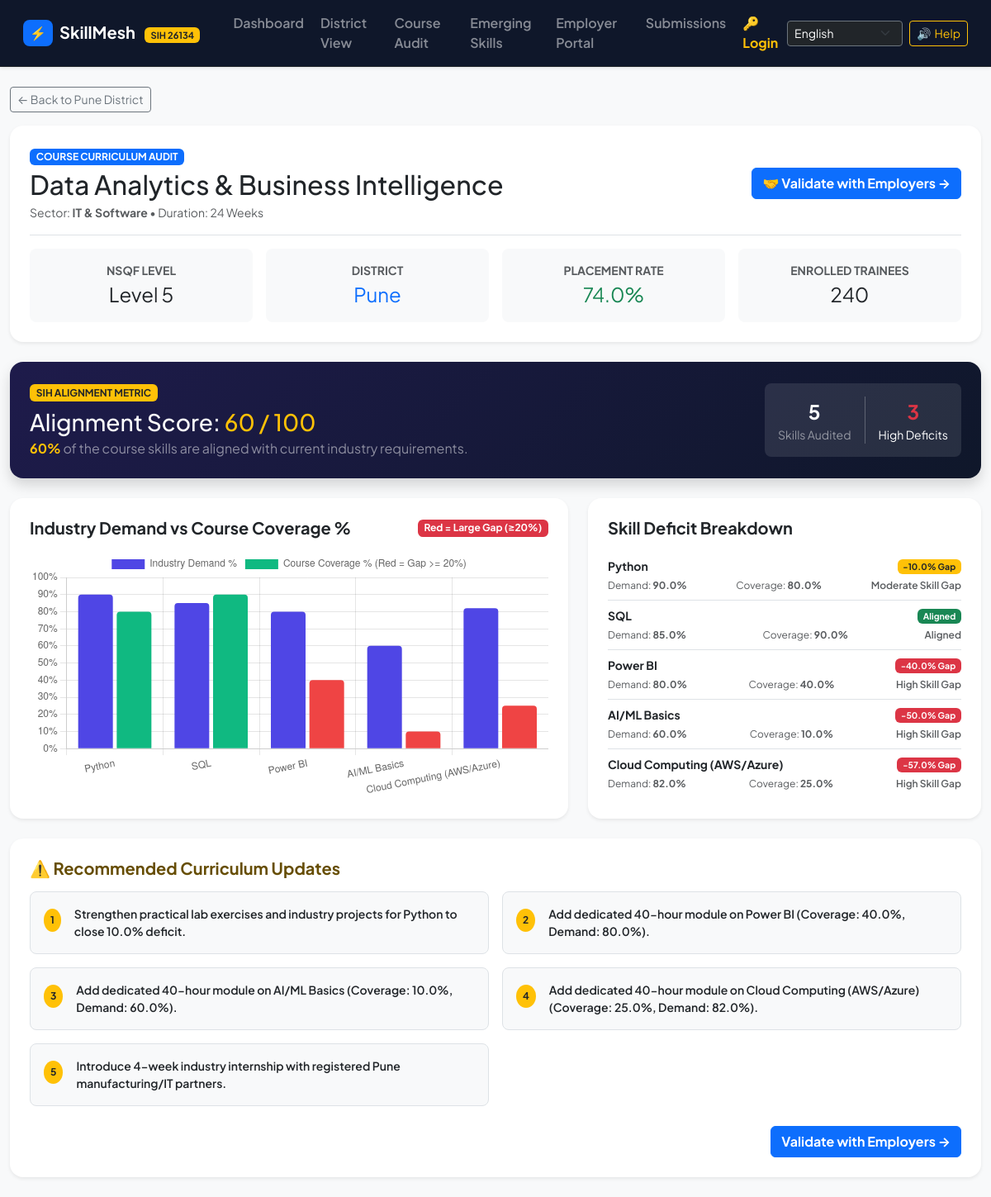
The page /course/1 on the database its author committed.
### tables this page shows
CREATE TABLE courses (
        id INTEGER PRIMARY KEY AUTOINCREMENT,
        course_name TEXT NOT NULL,
        nsqf_level INTEGER NOT NULL,
        district TEXT NOT NULL,
        sector TEXT NOT NULL,
        placement_rate REAL NOT NULL,
        duration_weeks INTEGER DEFAULT 24,
        enrolled_students INTEGER DEFAULT 150,
        demand_status TEXT DEFAULT 'Moderate Demand'
    );

CREATE TABLE course_skills (
        id INTEGER PRIMARY KEY AUTOINCREMENT,
        course_id INTEGER NOT NULL,
        skill_id INTEGER NOT NULL,
        coverage_percentage REAL NOT NULL,
        FOREIGN KEY(course_id) REFERENCES courses(id) ON DELETE CASCADE,
        FOREIGN KEY(skill_id) REFERENCES skills(id) ON DELETE CASCADE
    );

CREATE TABLE skills (
        id INTEGER PRIMARY KEY AUTOINCREMENT,
        skill_name TEXT UNIQUE NOT NULL,
        sector TEXT NOT NULL
    );

### app.py (the view)
@app.route('/course/<int:course_id>')
def course_detail(course_id):
    data = calculate_course_alignment(course_id)
    if not data:
        return redirect(url_for('dashboard'))
    return render_template('course.html', data=data)

### app.py (called while the page is built)
def get_db():
    conn = sqlite3.connect(DB_PATH)
    conn.row_factory = sqlite3.Row
    return conn

### templates/course.html (shortened to what this page needs)
{% extends "base.html" %}
{% block content %}
<div class="mb-3">
  <a href="{{ url_for('district', district_name=data.course.district) }}" class="btn btn-sm btn-outline-secondary">
    ← Back to {{ data.course.district }} District
  </a>
</div>
<div class="card border-0 shadow-sm rounded-4 bg-white p-4 mb-4">
  <div class="d-flex flex-column flex-md-row justify-content-between align-items-md-center gap-3 pb-3 border-bottom mb-3">
    <div>
      <span class="badge bg-primary text-uppercase fw-bold mb-1">Course Curriculum Audit</span>
      <h2 class="fw-extrabold text-dark mb-1">{{ data.course.course_name }}</h2>
      <p class="text-muted small mb-0">Sector: <strong>{{ data.course.sector }}</strong> • Duration: {{ data.course.duration_weeks }} Weeks</p>
    </div>
    <a href="{{ url_for('employer_portal') }}" class="btn btn-primary fw-bold">
      🤝 Validate with Employers →
    </a>
  </div>
  <div class="row g-3 text-center">
    <div class="col-6 col-md-3">
      <div class="p-3 bg-light rounded-3">
        <div class="small text-muted fw-bold">NSQF LEVEL</div>
        <div class="fs-4 fw-extrabold text-dark">Level {{ data.course.nsqf_level }}</div>
      </div>
    </div>
    <div class="col-6 col-md-3">
      <div class="p-3 bg-light rounded-3">
        <div class="small text-muted fw-bold">DISTRICT</div>
        <div class="fs-4 fw-extrabold text-primary">{{ data.course.district }}</div>
      </div>
    </div>
    <div class="col-6 col-md-3">
      <div class="p-3 bg-light rounded-3">
        <div class="small text-muted fw-bold">PLACEMENT RATE</div>
        <div class="fs-4 fw-extrabold text-success">{{ data.course.placement_rate }}%</div>
      </div>
    </div>
    <div class="col-6 col-md-3">
      <div class="p-3 bg-light rounded-3">
        <div class="small text-muted fw-bold">ENROLLED TRAINEES</div>
        <div class="fs-4 fw-extrabold text-dark">{{ data.course.enrolled_students }}</div>
      </div>
    </div>
  </div>
</div>
<div class="card border-0 shadow rounded-4 bg-dark text-white p-4 mb-4" style="background: linear-gradient(135deg, #1e1b4b 0%, #0f172a 100%);">
  <div class="d-flex flex-column flex-md-row justify-content-between align-items-md-center gap-3">
    <div>
      <div class="badge bg-warning text-dark text-uppercase fw-bold mb-2">SIH Alignment Metric</div>
      <h3 class="fw-extrabold mb-1">
        Alignment Score: <span class="text-warning">{{ data.alignment_score }} / 100</span>
      </h3>
      <p class="mb-0 text-white-50">
        <strong class="text-warning">{{ data.alignment_score }}%</strong> of the course skills are aligned with current industry requirements.
      </p>
    </div>
    <div class="d-flex gap-3 bg-white bg-opacity-10 p-3 rounded-3 text-center">
      <div>
        <div class="fs-4 fw-bold">{{ data.comparison|length }}</div>
        <div class="small text-white-50">Skills Audited</div>
      </div>
      <div>
        <div class="fs-4 fw-bold text-danger">
          {{ data.comparison|selectattr('gap', 'ge', 20)|list|length }}
        </div>
        <div class="small text-danger-subtle">High Deficits</div>
      </div>
    </div>
  </div>
</div>
<div class="row g-4 mb-4">
  <div class="col-lg-7">
    <div class="card border-0 shadow-sm rounded-4 bg-white p-4 h-100">
      <div class="d-flex justify-content-between align-items-center mb-3">
        <h5 class="fw-bold text-dark mb-0">Industry Demand vs Course Coverage %</h5>
        <span class="badge bg-danger">Red = Large Gap (≥20%)</span>
      </div>
      <div style="height: 300px;">
        <canvas id="courseComparisonChart"></canvas>
      </div>
    </div>
  </div>
  <div class="col-lg-5">
    <div class="card border-0 shadow-sm rounded-4 bg-white p-4 h-100">
      <h5 class="fw-bold text-dark mb-3">Skill Deficit Breakdown</h5>
      <div class="list-group list-group-flush small">
        {% for c in data.comparison %}
        <div class="list-group-item px-0 py-2.5">
          <div class="d-flex justify-content-between align-items-center mb-1">
            <span class="fw-bold text-dark">{{ c.skill_name }}</span>
            <span class="badge {% if c.gap >= 20 %}bg-danger{% elif c.gap >= 10 %}bg-warning text-dark{% else %}bg-success{% endif %}">
              {% if c.gap > 0 %}-{{ c.gap }}% Gap{% else %}Aligned{% endif %}
            </span>
          </div>
          <div class="d-flex justify-content-between text-muted" style="font-size: 0.75rem;">
            <span>Demand: <strong>{{ c.industry_demand }}%</strong></span>
            <span>Coverage: <strong>{{ c.course_coverage }}%</strong></span>
            <span class="fw-semibold">{{ c.status }}</span>
          </div>
        </div>
        {% endfor %}
      </div>
    </div>
  </div>
</div>
<div class="card border-0 shadow-sm rounded-4 bg-white p-4">
  <h5 class="fw-bold text-warning-emphasis mb-3">⚠️ Recommended Curriculum Updates</h5>
  <div class="row g-3 mb-4">
    {% for rec in data.recommendations %}
    <div class="col-md-6">
      <div class="p-3 bg-light rounded-3 border d-flex gap-3 align-items-start">
        <span class="badge bg-warning text-dark rounded-circle p-2 mt-1">{{ loop.index }}</span>
        <div class="small fw-semibold text-dark">{{ rec }}</div>
      </div>
    </div>
    {% endfor %}
  </div>
  <div class="d-flex justify-content-end">
    <a href="{{ url_for('employer_portal') }}" class="btn btn-primary fw-bold">
      Validate with Employers →
    </a>
  </div>
</div>
{% endblock %}
{% block scripts %}
<script>
  const labels = {{ data.comparison|map(attribute='skill_name')|list|tojson }};
  const demands = {{ data.comparison|map(attribute='industry_demand')|list|tojson }};
  const coverages = {{ data.comparison|map(attribute='course_coverage')|list|tojson }};
  const gaps = {{ data.comparison|map(attribute='gap')|list|tojson }};
  // Color red if gap >= 20
  const coverageColors = gaps.map(gap => gap >= 20 ? '#ef4444' : '#10b981');
  const ctx = document.getElementById('courseComparisonChart').getContext('2d');
  new Chart(ctx, {
    type: 'bar',
    data: {
      labels: labels,
      datasets: [
        {
          label: 'Industry Demand %',
          data: demands,
          backgroundColor: '#4f46e5',
          borderRadius: 4
        },
        {
          label: 'Course Coverage % (Red = Gap >= 20%)',
          data: coverages,
          backgroundColor: coverageColors,
          borderRadius: 4
        }
      ]
    },
    options: {
      responsive: true,
      maintainAspectRatio: false,
      scales: {
        y: { max: 100, ticks: { callback: v => v + '%' } }
      }
    }
  });
</script>
{% endblock %}

### static/css/style.css (style rules this page uses)
:root { --font-family-base: 'Plus Jakarta Sans', -apple-system, BlinkMacSystemFont, sans-serif; }
body { font-family: var(--font-family-base); background-color: #f8fafc !important; color: #0f172a; min-height: 100vh; }

### rows shown on the page
courses: course.district "Pune", course.course_name "Data Analytics & Business Intelligence", course.sector "IT & Software", course.duration_weeks "24", course.nsqf_level "5", course.placement_rate "74.0", course.enrolled_students "240"
course_skills: skill_name "Python", gap "10.0", industry_demand "90.0", course_coverage "80.0", status "Moderate Skill Gap"
course_skills: skill_name "SQL", shows "Aligned", industry_demand "85.0", course_coverage "90.0", status "Aligned"
course_skills: skill_name "Power BI", gap "40.0", industry_demand "80.0", course_coverage "40.0", status "High Skill Gap"
course_skills: skill_name "AI/ML Basics", gap "50.0", industry_demand "60.0", course_coverage "10.0", status "High Skill Gap"
course_skills: skill_name "Cloud Computing (AWS/Azure)", gap "57.0", industry_demand "82.0", course_coverage "25.0", status "High Skill Gap"

### other values the page prints
{{ data.alignment_score }} "60"
{{ data.comparison|length }} "5"
{{ data.comparison|selectattr('gap', 'ge', 20)|list|length }} "3"
{{ rec }} "Strengthen practical lab exercises and industry projects for Python to close 10.0% deficit." "Add dedicated 40-hour module on Power BI (Coverage: 40.0%, Demand: 80.0%)." "Add dedicated 40-hour module on AI/ML Basics (Coverage: 10.0%, Demand: 60.0%)." "Add dedicated 40-hour module on Cloud Computing (AWS/Azure) (Coverage: 25.0%, Demand: 82.0%)." "Introduce 4-week industry internship with registered Pune manufacturing/IT partners."
chart data {{ data.comparison|map(attribute='skill_name')|list|tojson }} ["Python", "SQL", "Power BI", "AI/ML Basics", "Cloud Computing (AWS/Azure)"]
chart data {{ data.comparison|map(attribute='industry_demand')|list|tojson }} [90.0, 85.0, 80.0, 60.0, 82.0]
chart data {{ data.comparison|map(attribute='course_coverage')|list|tojson }} [80.0, 90.0, 40.0, 10.0, 25.0]
chart data {{ data.comparison|map(attribute='gap')|list|tojson }} [10.0, -5.0, 40.0, 50.0, 57.0]
